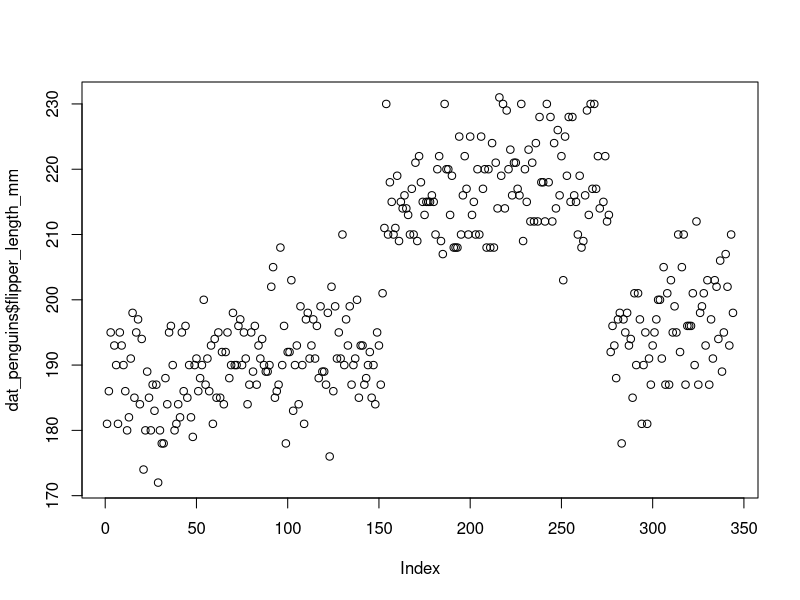

This chart was generated by the following R code:
## ---- chunk 1
knitr::opts_chunk$set(echo = TRUE)
## ---- chunk 2

library(ggplot2)
library(tidyverse)

## ---- chunk 3

dat_penguins <- palmerpenguins::penguins ## assigning data frame

head(dat_penguins)

## ---- chunk 4

mean(dat_penguins$flipper_length_mm, na.rm = TRUE) ## gives mean flipper length

mean(dat_penguins$body_mass_g, na.rm = TRUE)

range(dat_penguins$flipper_length_mm, na.rm = TRUE)

## ---- chunk 5

plot(dat_penguins$flipper_length_mm)

